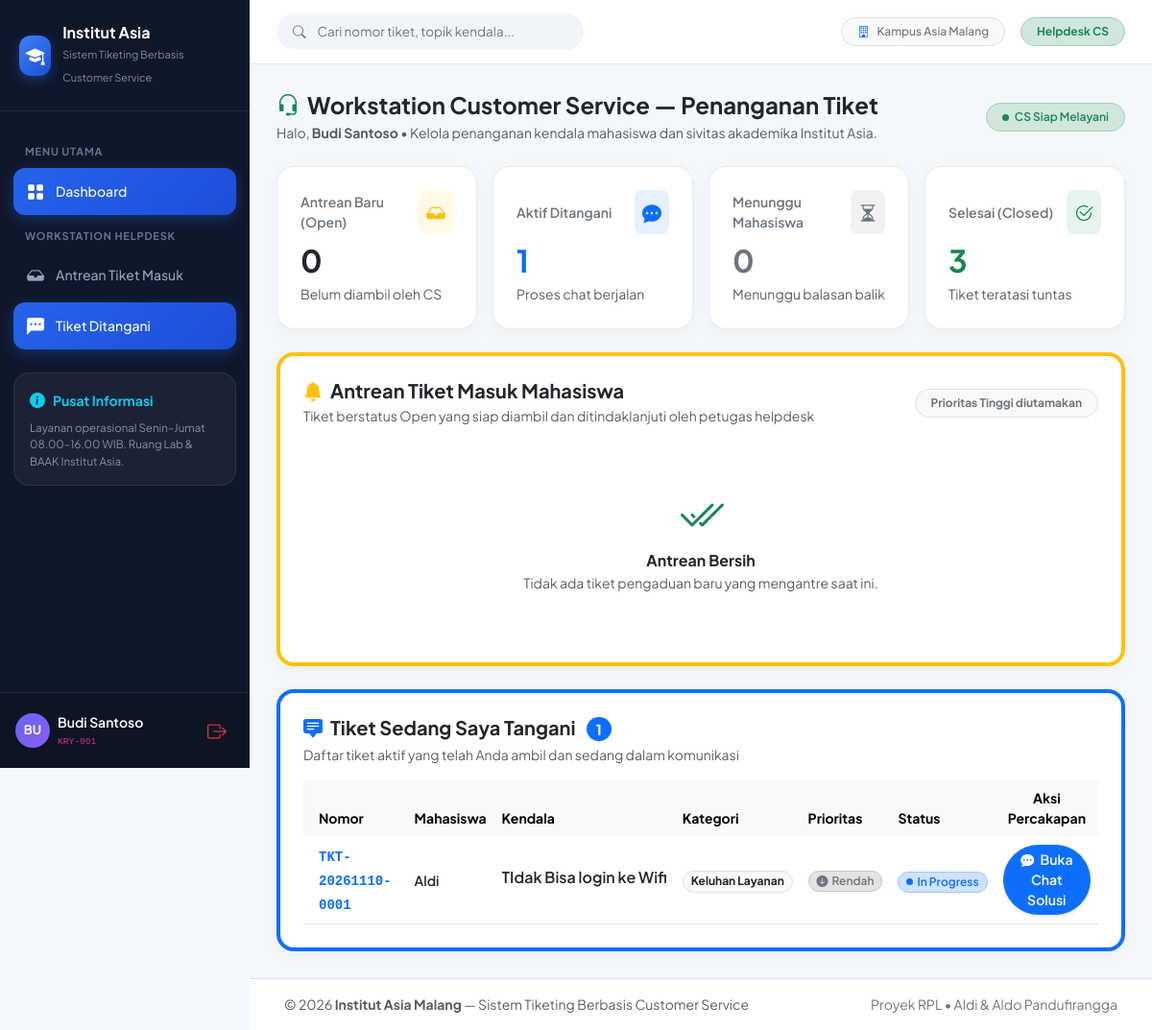
The app's page /dashboard/karyawan (signed in) with its own data.
### tables this page shows
CREATE TABLE tiket (
    tiket_id    INTEGER PRIMARY KEY AUTOINCREMENT,
    nomor_unik  TEXT    NOT NULL UNIQUE,   -- format TKT-YYYYMMDD-XXXX
    judul       TEXT    NOT NULL,          -- wajib (BR-01, UC-02)
    deskripsi   TEXT    NOT NULL,          -- wajib (BR-01)
    kategori_id INTEGER NOT NULL
                REFERENCES kategori(kategori_id),
    prioritas   TEXT    NOT NULL DEFAULT 'Rendah'
                CHECK (prioritas IN ('Tinggi', 'Sedang', 'Rendah')),
    status      TEXT    NOT NULL DEFAULT 'Open'
                CHECK (status IN ('Open', 'Assigned', 'In Progress', 'Waiting', 'Closed')),
    customer_id INTEGER NOT NULL
                REFERENCES user(user_id),
    karyawan_id INTEGER
                REFERENCES user(user_id),  -- NULL sampai di-assign
    admin_id    INTEGER
                REFERENCES user(user_id),  -- NULL sampai di-assign
    dibuat_pada DATETIME NOT NULL DEFAULT CURRENT_TIMESTAMP,
    diperbarui  DATETIME NOT NULL DEFAULT CURRENT_TIMESTAMP
);

CREATE TABLE user (
    user_id           INTEGER PRIMARY KEY AUTOINCREMENT,
    nomor_identitas   TEXT    NOT NULL UNIQUE,  -- ADM-001, KRY-001, CST-001, dll.
    nama              TEXT    NOT NULL,
    email             TEXT    NOT NULL UNIQUE,
    password          TEXT    NOT NULL,          -- pbkdf2 hash (Werkzeug)
    role              TEXT    NOT NULL           -- 'admin' | 'karyawan' | 'customer'
                      CHECK (role IN ('admin', 'karyawan', 'customer')),
    aktif             INTEGER NOT NULL DEFAULT 1 -- 1=aktif, 0=nonaktif (BR-03)
                      CHECK (aktif IN (0, 1)),
    dibuat_pada       DATETIME NOT NULL DEFAULT CURRENT_TIMESTAMP
);

CREATE TABLE kategori (
    kategori_id INTEGER PRIMARY KEY AUTOINCREMENT,
    kode        TEXT    NOT NULL UNIQUE,
    nama        TEXT    NOT NULL UNIQUE,
    deskripsi   TEXT,
    kuota       INTEGER NOT NULL DEFAULT 50
                CHECK (kuota > 0),
    dibuat_pada DATETIME NOT NULL DEFAULT CURRENT_TIMESTAMP
);

### app.py (the view)
@app.route('/dashboard/karyawan')
@role_required('karyawan')
def dashboard_karyawan():
    db  = get_db()
    uid = session['user_id']
    _ORDER = "ORDER BY CASE t.prioritas WHEN 'Tinggi' THEN 1 WHEN 'Sedang' THEN 2 ELSE 3 END, t.dibuat_pada ASC"
    tiket_masuk = db.execute(f'''
        SELECT t.tiket_id, t.nomor_unik, t.judul, t.prioritas, t.status,
               t.dibuat_pada, uc.nama AS nama_customer, k.nama AS nama_kategori
        FROM   tiket t
        JOIN   user uc    ON t.customer_id = uc.user_id
        JOIN   kategori k ON t.kategori_id = k.kategori_id
        WHERE  t.status = 'Open' AND t.karyawan_id IS NULL
        {_ORDER}
    ''').fetchall()
    tiket_saya = db.execute(f'''
        SELECT t.tiket_id, t.nomor_unik, t.judul, t.prioritas, t.status,
               t.dibuat_pada, uc.nama AS nama_customer, k.nama AS nama_kategori
        FROM   tiket t
        JOIN   user uc    ON t.customer_id = uc.user_id
        JOIN   kategori k ON t.kategori_id = k.kategori_id
        WHERE  t.karyawan_id = ? AND t.status != 'Closed'
        {_ORDER}
    ''', (uid,)).fetchall()
    stats = {
        'open':        len(tiket_masuk),
        'assigned':    db.execute(
            "SELECT COUNT(*) FROM tiket WHERE karyawan_id=? AND status='Assigned'", (uid,)
        ).fetchone()[0],
        'in_progress': db.execute(
            "SELECT COUNT(*) FROM tiket WHERE karyawan_id=? AND status='In Progress'", (uid,)
        ).fetchone()[0],
        'waiting':     db.execute(
            "SELECT COUNT(*) FROM tiket WHERE karyawan_id=? AND status='Waiting'", (uid,)
        ).fetchone()[0],
        'closed':      db.execute(
            "SELECT COUNT(*) FROM tiket WHERE karyawan_id=? AND status='Closed'", (uid,)
        ).fetchone()[0],
    }
    return render_template('dashboard/karyawan.html',
                           tiket_masuk=tiket_masuk, tiket_saya=tiket_saya, stats=stats)

### templates/dashboard/karyawan.html (shortened to what this page needs)
{% extends "base.html" %}
{% from '_macros.html' import badge_status, badge_prioritas %}
{% block content %}
<div class="d-flex flex-column flex-md-row align-items-md-center justify-content-between gap-3 mb-4">
    <div>
        <h4 class="fw-bold mb-1 text-dark">
            <i class="bi bi-headset text-success me-2"></i>Workstation Customer Service — Penanganan Tiket
        </h4>
        <p class="text-muted small mb-0">
            Halo, <strong>{{ session.nama }}</strong> &bull; Kelola penanganan kendala mahasiswa dan sivitas akademika Institut Asia.
        </p>
    </div>
    <div class="d-flex align-items-center gap-2">
        <span class="badge rounded-pill bg-success-subtle text-success border border-success-subtle px-3 py-2 fw-semibold">
            <span class="status-dot bg-success me-1"></span> CS Siap Melayani
        </span>
    </div>
</div>
<div class="row g-3 mb-4">
    <div class="col-6 col-lg-3">
        <div class="card-modern p-3 p-xl-4 h-100 bg-white">
            <div class="d-flex align-items-center justify-content-between mb-2">
                <span class="text-secondary small fw-semibold">Antrean Baru (Open)</span>
                <div class="p-2 rounded-3 text-warning bg-warning bg-opacity-10">
                    <i class="bi bi-inbox-fill fs-5"></i>
                </div>
            </div>
            <h2 class="fw-bold text-dark mb-1">{{ stats.open }}</h2>
            <small class="text-muted">Belum diambil oleh CS</small>
        </div>
    </div>
    <div class="col-6 col-lg-3">
        <div class="card-modern p-3 p-xl-4 h-100 bg-white">
            <div class="d-flex align-items-center justify-content-between mb-2">
                <span class="text-secondary small fw-semibold">Aktif Ditangani</span>
                <div class="p-2 rounded-3 text-primary bg-primary bg-opacity-10">
                    <i class="bi bi-chat-dots-fill fs-5"></i>
                </div>
            </div>
            <h2 class="fw-bold text-primary mb-1">{{ stats.in_progress }}</h2>
            <small class="text-muted">Proses chat berjalan</small>
        </div>
    </div>
    <div class="col-6 col-lg-3">
        <div class="card-modern p-3 p-xl-4 h-100 bg-white">
            <div class="d-flex align-items-center justify-content-between mb-2">
                <span class="text-secondary small fw-semibold">Menunggu Mahasiswa</span>
                <div class="p-2 rounded-3 text-secondary bg-secondary bg-opacity-10">
                    <i class="bi bi-hourglass-split fs-5"></i>
                </div>
            </div>
            <h2 class="fw-bold text-secondary mb-1">{{ stats.waiting }}</h2>
            <small class="text-muted">Menunggu balasan balik</small>
        </div>
    </div>
    <div class="col-6 col-lg-3">
        <div class="card-modern p-3 p-xl-4 h-100 bg-white">
            <div class="d-flex align-items-center justify-content-between mb-2">
                <span class="text-secondary small fw-semibold">Selesai (Closed)</span>
                <div class="p-2 rounded-3 text-success bg-success bg-opacity-10">
                    <i class="bi bi-check2-circle fs-5"></i>
                </div>
            </div>
            <h2 class="fw-bold text-success mb-1">{{ stats.closed }}</h2>
            <small class="text-muted">Tiket teratasi tuntas</small>
        </div>
    </div>
</div>
<div class="card-modern p-4 mb-4 bg-white border-top border-4 border-warning">
    <div class="d-flex flex-column flex-sm-row align-items-sm-center justify-content-between gap-2 mb-3">
        <div>
            <h5 class="fw-bold text-dark mb-1">
                <i class="bi bi-bell-fill text-warning me-2"></i>Antrean Tiket Masuk Mahasiswa
            </h5>
            <p class="text-muted small mb-0">Tiket berstatus Open yang siap diambil dan ditindaklanjuti oleh petugas helpdesk</p>
        </div>
        <span class="badge rounded-pill bg-light text-secondary border px-3 py-2 small">
            Prioritas Tinggi diutamakan
        </span>
    </div>
    {% if tiket_masuk %}
    <div class="table-responsive">
        <table class="table table-hover align-middle mb-0">
            <thead class="table-light rounded-3">
                <tr class="text-secondary small">
                    <th class="ps-3 border-0">Nomor</th>
                    <th class="border-0">Mahasiswa</th>
                    <th class="border-0">Kendala</th>
                    <th class="border-0">Kategori</th>
                    <th class="border-0">Prioritas</th>
                    <th class="border-0">Masuk</th>
                    <th class="border-0 text-center">Tindakan</th>
                </tr>
            </thead>
            <tbody>
                {% for t in tiket_masuk %}
                <tr class="{{ 'table-danger-subtle' if t.prioritas == 'Tinggi' else '' }}">
                    <td class="ps-3">
                        <code class="fw-bold text-primary">{{ t.nomor_unik }}</code>
                    </td>
                    <td>
                        <div class="d-flex align-items-center gap-2">
                            <div class="rounded-circle bg-light border d-flex align-items-center justify-content-center text-primary fw-bold"
                                 style="width: 28px; height: 28px; font-size: 11px;">
                                {{ t.nama_customer[:2] | upper }}
                            </div>
                            <span class="small fw-semibold text-dark">{{ t.nama_customer }}</span>
                        </div>
                    </td>
                    <td>
                        <span class="fw-semibold text-dark text-truncate d-inline-block" style="max-width: 220px;" title="{{ t.judul }}">
                            {{ t.judul }}
                        </span>
                    </td>
                    <td>
                        <span class="badge rounded-pill bg-light text-dark border small">{{ t.nama_kategori }}</span>
                    </td>
                    <td>{{ badge_prioritas(t.prioritas) }}</td>
                    <td class="text-muted small">{{ t.dibuat_pada[:16] }}</td>
                    <td class="text-center">
                        <form method="POST" action="{{ url_for('karyawan_ambil_tiket', tiket_id=t.tiket_id) }}" class="d-inline"
                              onsubmit="return confirm('Ambil tiket {{ t.nomor_unik }} dan mulai tangani kendala mahasiswa ini?');">
                            <button type="submit" class="btn btn-sm btn-success rounded-pill px-3 shadow-sm fw-semibold">
                                <i class="bi bi-hand-index-fill me-1"></i> Ambil &amp; Tangani
                            </button>
                        </form>
                    </td>
                </tr>
                {% endfor %}
            </tbody>
        </table>
    </div>
    {% else %}
    <div class="text-center py-5 text-muted">
        <i class="bi bi-check2-all display-5 text-success d-block mb-2"></i>
        <h6 class="fw-bold text-dark mb-1">Antrean Bersih</h6>
        <p class="small mb-0">Tidak ada tiket pengaduan baru yang mengantre saat ini.</p>
    </div>
    {% endif %}
</div>
<div class="card-modern p-4 bg-white border-top border-4 border-primary">
    <div class="d-flex flex-column flex-sm-row align-items-sm-center justify-content-between gap-2 mb-3">
        <div>
            <h5 class="fw-bold text-dark mb-1">
                <i class="bi bi-chat-square-text-fill text-primary me-2"></i>Tiket Sedang Saya Tangani
                <span class="badge rounded-pill bg-primary ms-2">{{ tiket_saya | length }}</span>
            </h5>
            <p class="text-muted small mb-0">Daftar tiket aktif yang telah Anda ambil dan sedang dalam komunikasi</p>
        </div>
    </div>
    {% if tiket_saya %}
    <div class="table-responsive">
        <table class="table table-hover align-middle mb-0">
            <thead class="table-light rounded-3">
                <tr class="text-secondary small">
                    <th class="ps-3 border-0">Nomor</th>
                    <th class="border-0">Mahasiswa</th>
                    <th class="border-0">Kendala</th>
                    <th class="border-0">Kategori</th>
                    <th class="border-0">Prioritas</th>
                    <th class="border-0">Status</th>
                    <th class="border-0 text-center">Aksi Percakapan</th>
                </tr>
            </thead>
            <tbody>
                {% for t in tiket_saya %}
                <tr>
                    <td class="ps-3">
                        <code class="fw-bold text-primary">{{ t.nomor_unik }}</code>
                    </td>
                    <td>
                        <span class="small fw-semibold text-dark">{{ t.nama_customer }}</span>
                    </td>
                    <td>
                        <span class="fw-semibold text-dark text-truncate d-inline-block" style="max-width: 240px;" title="{{ t.judul }}">
                            {{ t.judul }}
                        </span>
                    </td>
                    <td>
                        <span class="badge rounded-pill bg-light text-dark border small">{{ t.nama_kategori }}</span>
                    </td>
                    <td>{{ badge_prioritas(t.prioritas) }}</td>
                    <td>{{ badge_status(t.status) }}</td>
                    <td class="text-center">
                        <a href="{{ url_for('karyawan_detail_tiket', tiket_id=t.tiket_id) }}" class="btn btn-sm btn-primary rounded-pill px-3 fw-semibold shadow-sm">
                            <i class="bi bi-chat-dots-fill me-1"></i> Buka Chat Solusi
                        </a>
                    </td>
                </tr>
                {% endfor %}
            </tbody>
        </table>
    </div>
    {% endif %}
</div>
{% endblock %}

### templates/_macros.html (shortened to what this page needs)
{% macro badge_status(status) %}
  {% if status == 'Open' %}
    <span class="badge rounded-pill bg-secondary-subtle text-secondary border border-secondary-subtle px-2 py-1 fw-semibold d-inline-flex align-items-center gap-1">
      <span class="status-dot bg-secondary"></span> Open
    </span>
  {% elif status == 'Assigned' %}
    <span class="badge rounded-pill bg-info-subtle text-info-emphasis border border-info-subtle px-2 py-1 fw-semibold d-inline-flex align-items-center gap-1">
      <span class="status-dot bg-info"></span> Assigned
    </span>
  {% elif status == 'In Progress' %}
    <span class="badge rounded-pill bg-primary-subtle text-primary border border-primary-subtle px-2 py-1 fw-semibold d-inline-flex align-items-center gap-1">
      <span class="status-dot bg-primary"></span> In Progress
    </span>
  {% elif status == 'Waiting' %}
    <span class="badge rounded-pill bg-warning-subtle text-warning-emphasis border border-warning-subtle px-2 py-1 fw-semibold d-inline-flex align-items-center gap-1">
      <span class="status-dot bg-warning"></span> Waiting
    </span>
  {% elif status == 'Closed' %}
    <span class="badge rounded-pill bg-success-subtle text-success border border-success-subtle px-2 py-1 fw-semibold d-inline-flex align-items-center gap-1">
      <span class="status-dot bg-success"></span> Closed
    </span>
  {% else %}
    <span class="badge rounded-pill bg-light text-dark border px-2 py-1">{{ status }}</span>
  {% endif %}
{% endmacro %}
{% macro badge_prioritas(prioritas) %}
  {% if prioritas == 'Tinggi' %}
    <span class="badge rounded-pill bg-danger-subtle text-danger border border-danger-subtle px-2 py-1 fw-semibold d-inline-flex align-items-center gap-1">
      <i class="bi bi-arrow-up-circle-fill"></i> Tinggi
    </span>
  {% elif prioritas == 'Sedang' %}
    <span class="badge rounded-pill bg-warning-subtle text-warning-emphasis border border-warning-subtle px-2 py-1 fw-semibold d-inline-flex align-items-center gap-1">
      <i class="bi bi-dash-circle-fill"></i> Sedang
    </span>
  {% else %}
    <span class="badge rounded-pill bg-secondary-subtle text-secondary border border-secondary-subtle px-2 py-1 fw-semibold d-inline-flex align-items-center gap-1">
      <i class="bi bi-arrow-down-circle-fill"></i> Rendah
    </span>
  {% endif %}
{% endmacro %}

### records on screen
tiket: nomor_unik "TKT-20261110-0001", nama_customer "Aldi", judul "TIdak Bisa login ke Wifi", nama_kategori "Keluhan Layanan", prioritas "Rendah", status "In Progress" (drawn)

### other values on screen
{{ session.nama[:2] | upper }} "BU"
{{ session.nama }} "Budi Santoso"
{{ session.nomor_identitas }} "KRY-001"
{{ stats.open }} "0"
{{ stats.in_progress }} "1"
{{ stats.waiting }} "0"
{{ stats.closed }} "3"
{{ tiket_saya | length }} "1"
